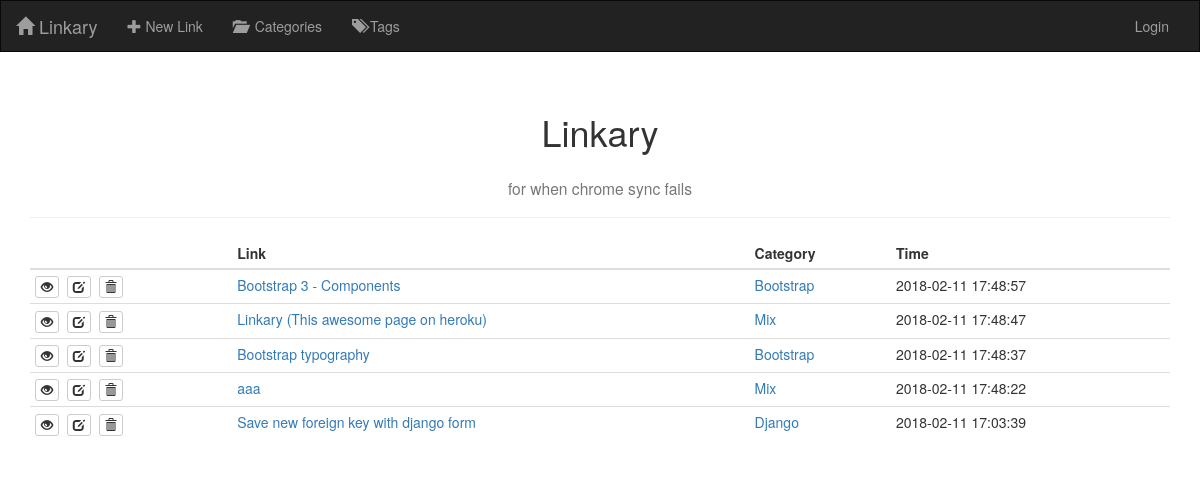
The app's page /, older data.
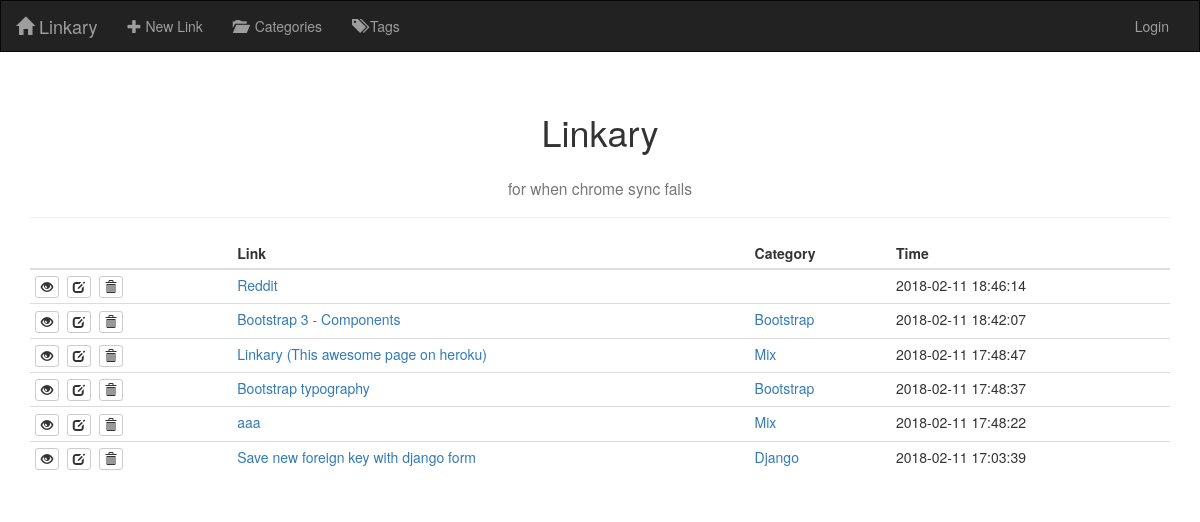
The same page, newer data.
### linkary/models.py (models this page shows, shortened)
class TimedModel(models.Model):
    time_created = models.DateTimeField(auto_now_add=True)
    time_modified = models.DateTimeField(auto_now=True)
    class Meta:
        abstract = True

class Link(TimedModel):
    url = models.URLField()
    name = models.CharField(max_length=500)
    author = models.ForeignKey(User, on_delete=models.SET_NULL, blank=True, null=True)
    category = models.ForeignKey(Category, on_delete=models.SET_NULL, blank=True, null=True)
    class Meta:
        get_latest_by = ['time_created']
        ordering = ['-time_modified']

class Category(TimedModel):
    name = models.CharField(max_length=100, unique=True)
    class Meta:
        verbose_name_plural = 'Categories'
        ordering = ['name']
    def get_absolute_url(self):
        return reverse('category_detail', kwargs={'pk': self.pk})
    def __str__(self):
        return self.name

### linkary/views.py (the view)
# urls.py: path('', views.LinkListView.as_view(), name='index'),
class LinkListView(ListView):
    model = models.Link
    template_name = 'linkary/index.html'

### linkary/templates/linkary/index.html (shortened to what this page needs)
{% extends 'linkary/base.html' %}
{% block content %}
    <div class="container">
        <div class="page-header">
            <h1 class="text-center">Linkary</h1>
            <h3 class="text-center"><small>for when chrome sync fails</small></h3>
        </div>
        <table class="table table-condensed table-hover">
            <thead>
                <tr>
                    <th></th>
                    <th>Link</th>
                    <th>Category</th>
                    <th>Time</th>
                </tr>
            </thead>
            <tbody>
                {% for link in object_list %}
                    <tr>
                        <td>
                            <a href="{% url 'link_detail' link.pk %}" class="btn btn-default btn-xs" title="Details...">
                                <span class="glyphicon glyphicon-eye-open"></span>
                            </a>&nbsp;
                            <a href="{% url 'link_edit' link.pk %}" class="btn btn-default btn-xs" title="Edit...">
                                <span class="glyphicon glyphicon-edit"></span>
                            </a>&nbsp;
                            <a href="{% url 'link_delete' link.pk %}" class="btn btn-default btn-xs" title="Delete...">
                                <span class="glyphicon glyphicon-trash"></span>
                            </a>&nbsp;
                        </td>
                        <td>
                            <a href="{{ link.url }}" target="_blank">{{ link.name }}</a>
                        </td>
                        <td>
                            {% if link.category %}<a href="{{ link.category.get_absolute_url }}">{{ link.category }}</a>{% endif %}
                        </td>
                        <td>{{ link.time_modified|date:'Y-m-d H:i:s' }}</td>
                    </tr>
                {% endfor %}
            </tbody>
        </table>
    </div>
{% endblock %}

### linkary/templates/linkary/base.html (shortened to what this page needs)
<!DOCTYPE html>
<html lang="pl">
<head>
    {% load static %}
    <link rel="stylesheet" type="text/css" href="https://maxcdn.bootstrapcdn.com/bootstrap/3.3.7/css/bootstrap.min.css">
</head>
<body>
    <div class="navbar navbar-inverse" style="border-radius: 0;">
        <div class="container-fluid">
            <div class="navbar-header">
                <a class="navbar-brand" href="{% url 'index' %}">
                    <span class="glyphicon glyphicon-home"></span>&nbsp;Linkary
                </a>
            </div>
            <div class="collapse navbar-collapse" id="topNavBar">
                <ul class="nav navbar-nav">
                    <li><a href="{% url 'link_create' %}"><span class="glyphicon glyphicon-plus"></span>&nbsp;New Link</a></li>
                    <li><a href="{% url 'category_list' %}"><span class="glyphicon glyphicon-folder-open"></span>&nbsp;&nbsp;Categories</a></li>
                    <li><a href="#"><span class="glyphicon glyphicon-tags"></span>&nbsp;Tags</a></li>
                </ul>
                <ul class="nav navbar-nav navbar-right">
                    <li>
                    {% if user.is_authenticated %}
                        <a href="{% url 'logout' %}">
                            <span class="glyphicon glyphicon-off" aria-hidden="true"></span>&nbsp;Logout
                        </a>
                    {% else %}
                        <a href="{% url 'login' %}">
                            Login
                        </a>
			        {% endif %}
                    </li>
                </ul>
            </div>
        </div>
    </div>
    {% block content %}
    {% endblock %}
</body>
</html>

Row changes from the older to the newer data that the page shows:
added Link: name "Reddit", time_modified "2018-02-11 18:46:14"
changed Link "Bootstrap 3 - Components": time_modified "2018-02-11 17:48:57" → "2018-02-11 18:42:07"
